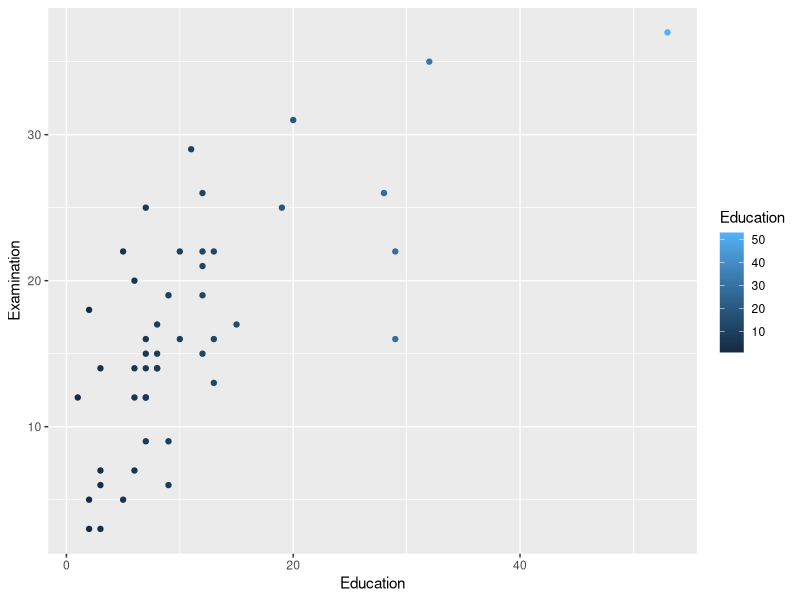
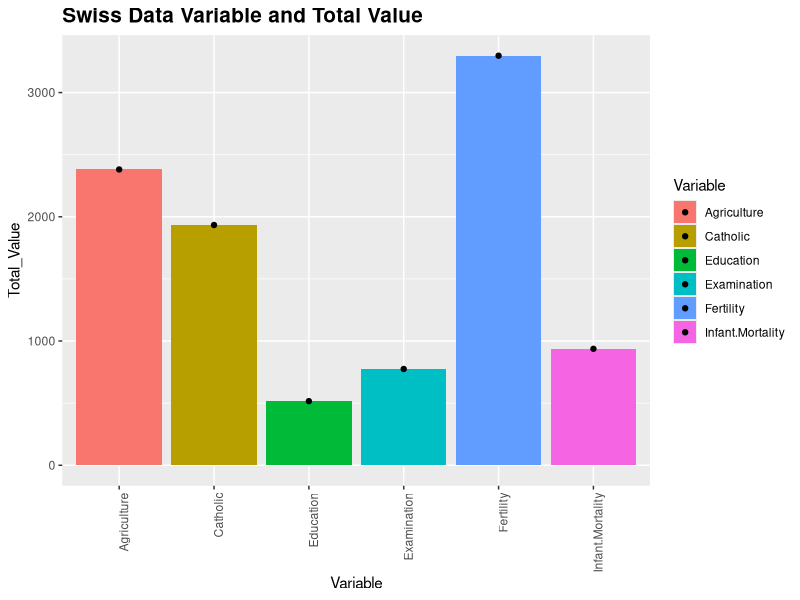

The R script that drew these images, in order:
## ---- chunk 1
library(knitr)
library(dplyr)
library(ggplot2)
library(kableExtra)
library(tibble)
## ---- chunk 2
kable(swiss)%>%kable_styling(position = "left",font_size =15,full_width = TRUE)%>%
  column_spec(1,bold = TRUE,color ="white",background = "#223300" )%>%
  column_spec(2:7,bold = TRUE,color ="#223300",background = "#ddff99" )%>%
  row_spec(0,,bold = TRUE,color ="#ccff66",background = "#111a00")%>%
  scroll_box(height="600px")
## ---- chunk 3
as.data.frame(swiss)->swiss1
sapply(swiss1,FUN=max)->Maximum_Value
as.data.frame(Maximum_Value)->Maximum_Value
## ---- chunk 4
kable(Maximum_Value)%>%kable_styling(position = "left",font_size =15,full_width = TRUE)%>%
  column_spec(1,bold = TRUE,color ="white",background = "#223300",width = "30em" )%>%
  column_spec(2,bold = TRUE,color ="#223300",background = "#ddff99",width = "30em" )%>%
  row_spec(0,bold = TRUE,color ="#ccff66",background = "#111a00")
## ---- chunk 5
sapply(swiss1,FUN=min)->Min_value
as.data.frame(Min_value)->Min_value
kable(Min_value)%>%kable_styling(position = "left",font_size =15,full_width = TRUE)%>%
  column_spec(1,bold = TRUE,color ="white",background = "#223300",width = "30em" )%>%
  column_spec(2,bold = TRUE,color ="#223300",background = "#ddff99",width = "30em" )%>%
  row_spec(0,bold = TRUE,color ="#ccff66",background = "#111a00")
## ---- chunk 6

sapply(swiss1,FUN =mean)->Mean_Value
as.data.frame(Mean_Value)->Mean_Value
kable(Mean_Value)%>%kable_styling(position = "left",font_size =15,full_width = TRUE)%>%
  column_spec(1,bold = TRUE,color ="white",background = "#223300",width = "30em")%>%
  column_spec(2,bold = TRUE,color ="#223300",background = "#ddff99" ,width = "30em")%>%
  row_spec(0,bold = TRUE,color ="#ccff66",background = "#111a00")
## ---- chunk 7
##Total Value:

sapply(swiss1,FUN=sum)->Total_Value
as.data.frame(Total_Value)->Total_Value
kable(Total_Value)%>%kable_styling(position = "left",font_size =15,full_width = TRUE)%>%
  column_spec(1,bold = TRUE,color ="white",background = "#223300",width = "30em" )%>%
  column_spec(2,bold = TRUE,color ="#223300",background = "#ddff99" ,width = "30em")%>%
  row_spec(0,bold = TRUE,color ="#ccff66",background = "#111a00")
## ---- chunk 8
rownames_to_column(swiss1, var="Provinces")->swiss_1
ggplot(swiss_1, aes(Education,Examination, colour =Education))+ geom_point()

## ---- chunk 9
rownames_to_column(Total_Value, var="Variable")->Total_Value_p
ggplot(Total_Value_p,aes(x=Variable,y=Total_Value,fill=Variable))+geom_bar(stat = "identity",position="dodge")+
  theme(axis.text.x = element_text(angle = 90, hjust = 1))+
  ggtitle("Swiss Data Variable and Total Value")+ 
  theme(plot.title = element_text(face = "bold",size =15))+geom_point()
## ---- chunk 10
summary(swiss_1)
